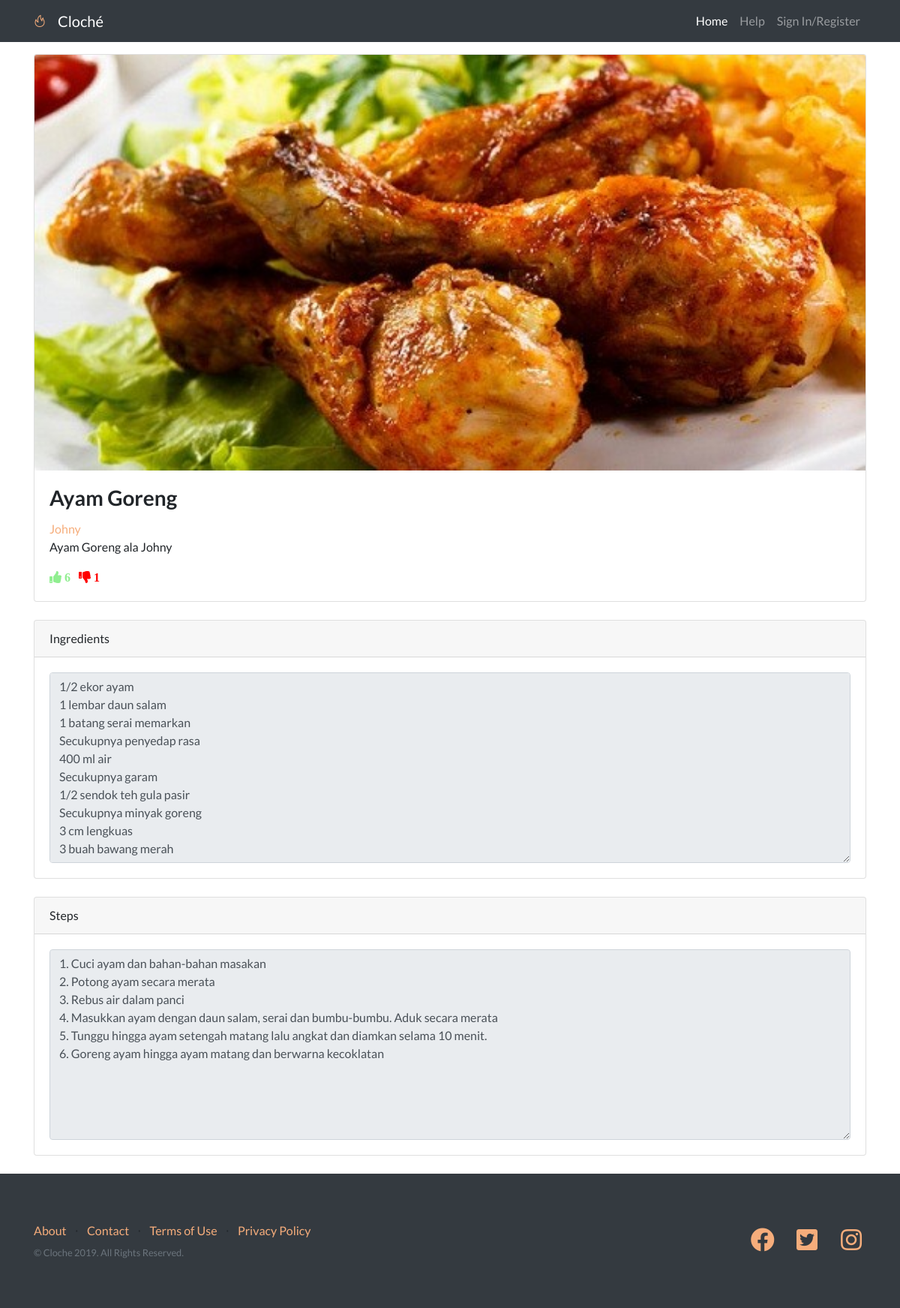
Page /recipe_page.php?id=1 on the earlier database version.
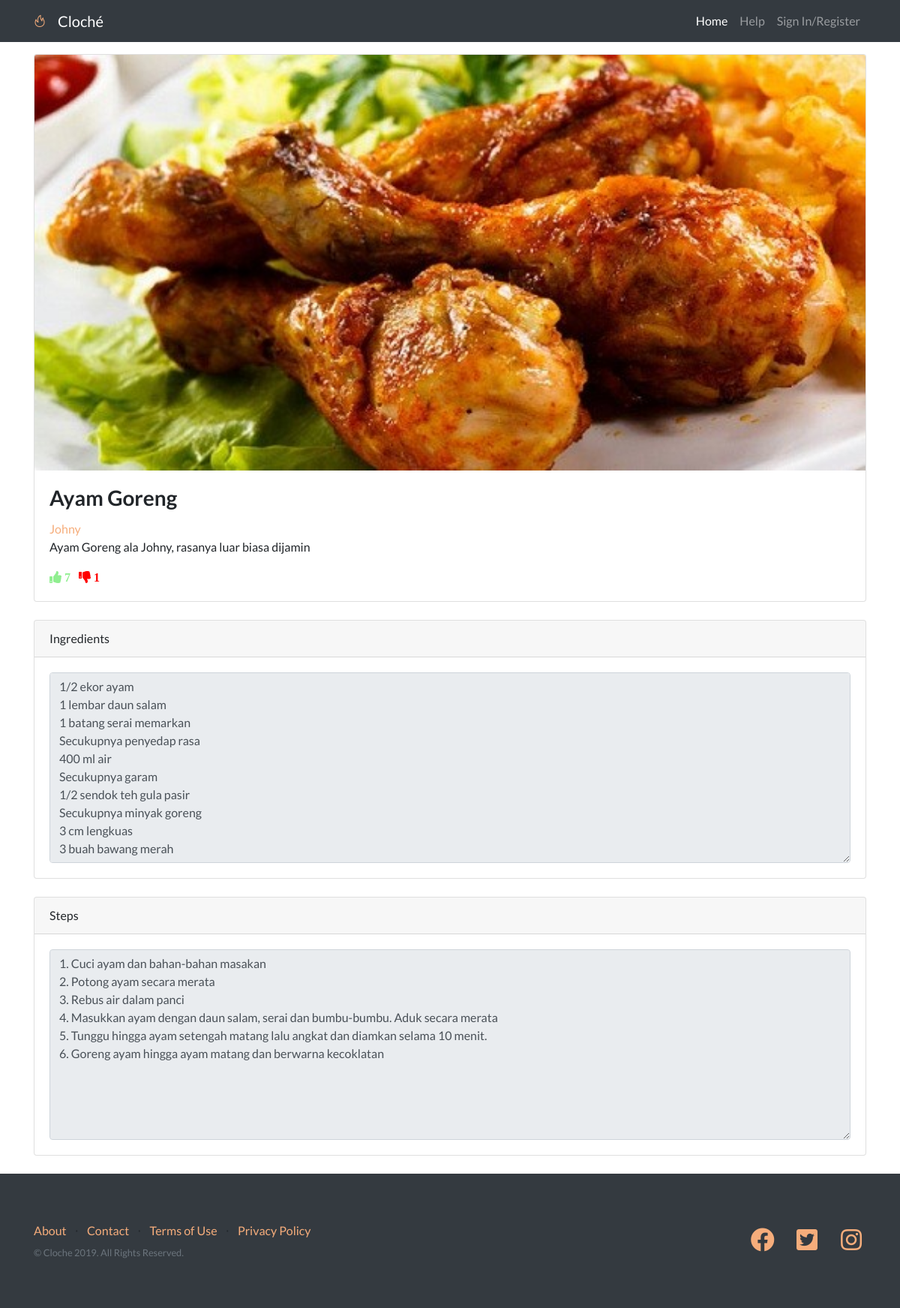
Same page on the later database version.
### tables this page shows
CREATE TABLE `recipes` (
  `id` int(11) NOT NULL,
  `recipe_name` varchar(255) DEFAULT NULL,
  `creator_name` varchar(255) DEFAULT NULL,
  `description` varchar(255) DEFAULT NULL,
  `ingredients` varchar(1028) DEFAULT NULL,
  `steps` varchar(1028) DEFAULT NULL,
  `recipe_picture` varchar(255) DEFAULT NULL,
  `likes` int(11) NOT NULL DEFAULT '0',
  `dislikes` int(11) NOT NULL DEFAULT '0'
);

### recipe_page.php (the view, shortened to what the changed rows need)
<!DOCTYPE html>
<html lang="en">
<head>
  <link href="vendor/bootstrap/css/bootstrap.min.css" rel="stylesheet">
  <link href="vendor/fontawesome-free/css/all.min.css" rel="stylesheet">
  <link href="vendor/simple-line-icons/css/simple-line-icons.css" rel="stylesheet" type="text/css">
  <link href="css/landing-page.min.css" rel="stylesheet">
</head>
<body>
  <?php
    $db = new dbObj();
    $connString =  $db->getConnstring();
    if(isset($_GET['id'])){
      $id = $_GET['id'];
      $query = "SELECT recipe_name, creator_name, description, ingredients, steps, recipe_picture, likes, dislikes FROM recipes WHERE id='$id'";
      $result = mysqli_query($connString, $query) or die("database error:". mysqli_error($connString));
      $row = mysqli_fetch_assoc($result);
      $recipe_name = $row['recipe_name'];
      $creator_name = $row['creator_name'];
      $description = $row['description'];
      $ingredients = $row['ingredients'];
      $steps = $row['steps'];
      $likes = $row['likes'];
      $dislikes = $row['dislikes'];
      $picture = $row['recipe_picture'];
      $url_like = "rate_recipe_response.php?id=" .$id. "&type=like";
      $url_dislike = "rate_recipe_response.php?id=" .$id. "&type=dislike";
      echo '<div class="container mt-5">
              <div class="row">
                <div class="col-lg-12">
                  <div class="card mt-4">
                    <img class="card-img-top img-fluid" src="'.$picture.'" alt="">
                    <div class="card-body">
                      <h3 class="card-title">'.$recipe_name.'</h3>
                      <a class="card-text" href="profile_page.php?profile_name='.$creator_name.'">'.$creator_name.'</a>
                      <p class="card-text">'.$description.'</p>
                      <a href="'.$url_like.'"><i class="fa fa-thumbs-up" aria-hidden="true" style="color:lightgreen"> '.$likes.'</i></a>
                      <a href="'.$url_dislike.'"><i class="fa fa-thumbs-down ml-2" aria-hidden="true" style="color:red"> '.$dislikes.'</i></a>
                    </div>
                  </div>
                  <div class="card card-outline-secondary my-4">
                    <div class="card-header">
                      Ingredients
                    </div>
                    <div class="card-body">
                      <textarea type="text" class="form-control" id="ingredients" name="ingredients" placeholder="Ingredients..." rows="10" readonly>'.$ingredients.'</textarea>
                    </div>
                  </div>
                  <div class="card card-outline-secondary my-4">
                    <div class="card-header">
                      Steps
                    </div>
                    <div class="card-body">
                      <textarea type="text" class="form-control" id="steps" name="steps" placeholder="Steps..." rows="10" readonly>'.$steps.'</textarea>
                    </div>
                  </div>
                </div>
              </div>
            </div>
          ';
    }
  ?>
</body>
</html>

Differences in the rows shown:
changed recipes "Ayam Goreng": description "Ayam Goreng ala Johny" → "Ayam Goreng ala Johny, rasanya luar biasa dijamin"; likes "6" → "7"
